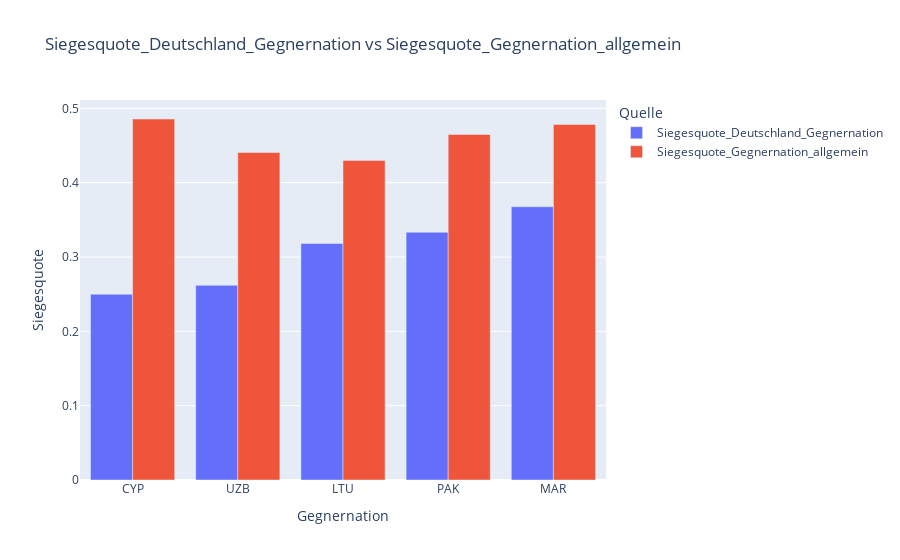

The notebook cell this image was saved under:
### Code cell
fig = px.bar(df_filtered2[0:5], x="Gegnernation", y=['Siegesquote_Deutschland_Gegnernation', 'Siegesquote_Gegnernation_allgemein'],
             barmode="group", title="Siegesquote_Deutschland_Gegnernation vs Siegesquote_Gegnernation_allgemein", labels={'value': 'Siegesquote', 'variable': 'Quelle'})
fig.show()

### Figure 1 — Plotly figure (JSON) as saved in the notebook; plotly's stock layout.template omitted (floating-point values rounded to 4 significant figures)
{"data": [{"alignmentgroup": "True", "hovertemplate": "Quelle=Siegesquote_Deutschland_Gegnernation<br>Gegnernation=%{x}<br>Siegesquote=%{y}<extra></extra>", "legendgroup": "Siegesquote_Deutschland_Gegnernation", "marker": {"color": "#636efa", "pattern": {"shape": ""}}, "name": "Siegesquote_Deutschland_Gegnernation", "offsetgroup": "Siegesquote_Deutschland_Gegnernation", "orientation": "v", "showlegend": true, "textposition": "auto", "type": "bar", "x": ["CYP", "UZB", "LTU", "PAK", "MAR"], "xaxis": "x", "y": [0.25, 0.2619, 0.3182, 0.3333, 0.3676], "yaxis": "y"}, {"alignmentgroup": "True", "hovertemplate": "Quelle=Siegesquote_Gegnernation_allgemein<br>Gegnernation=%{x}<br>Siegesquote=%{y}<extra></extra>", "legendgroup": "Siegesquote_Gegnernation_allgemein", "marker": {"color": "#EF553B", "pattern": {"shape": ""}}, "name": "Siegesquote_Gegnernation_allgemein", "offsetgroup": "Siegesquote_Gegnernation_allgemein", "orientation": "v", "showlegend": true, "textposition": "auto", "type": "bar", "x": ["CYP", "UZB", "LTU", "PAK", "MAR"], "xaxis": "x", "y": [0.4858, 0.4407, 0.4301, 0.465, 0.4784], "yaxis": "y"}], "layout": {"barmode": "group", "legend": {"title": {"text": "Quelle"}, "tracegroupgap": 0}, "title": {"text": "Siegesquote_Deutschland_Gegnernation vs Siegesquote_Gegnernation_allgemein"}, "xaxis": {"anchor": "y", "domain": [0, 1], "title": {"text": "Gegnernation"}}, "yaxis": {"anchor": "x", "domain": [0, 1], "title": {"text": "Siegesquote"}}}}
